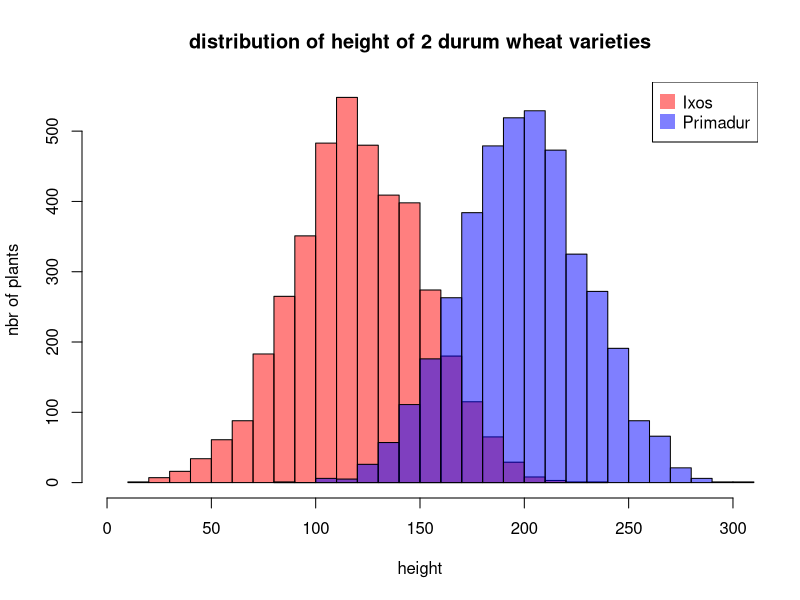

Write R code to recreate this figure.
#Create data
set.seed(1)
Ixos=rnorm(4000 , 120 , 30)     
Primadur=rnorm(4000 , 200 , 30) 
 
# First distribution
hist(Ixos, breaks=30, xlim=c(0,300), col=rgb(1,0,0,0.5), xlab="height", 
     ylab="nbr of plants", main="distribution of height of 2 durum wheat varieties" )

# Second with add=T to plot on top
hist(Primadur, breaks=30, xlim=c(0,300), col=rgb(0,0,1,0.5), add=T)

# Add legend
legend("topright", legend=c("Ixos","Primadur"), col=c(rgb(1,0,0,0.5), 
     rgb(0,0,1,0.5)), pt.cex=2, pch=15 )